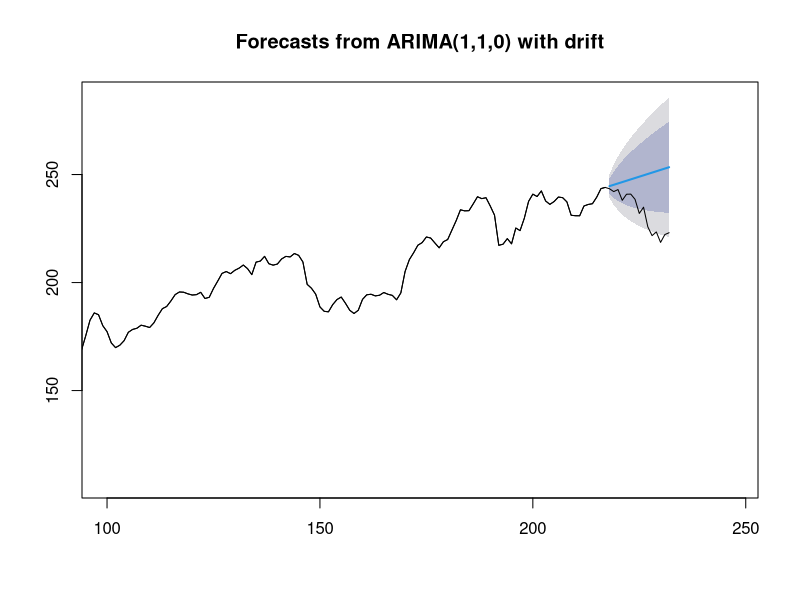
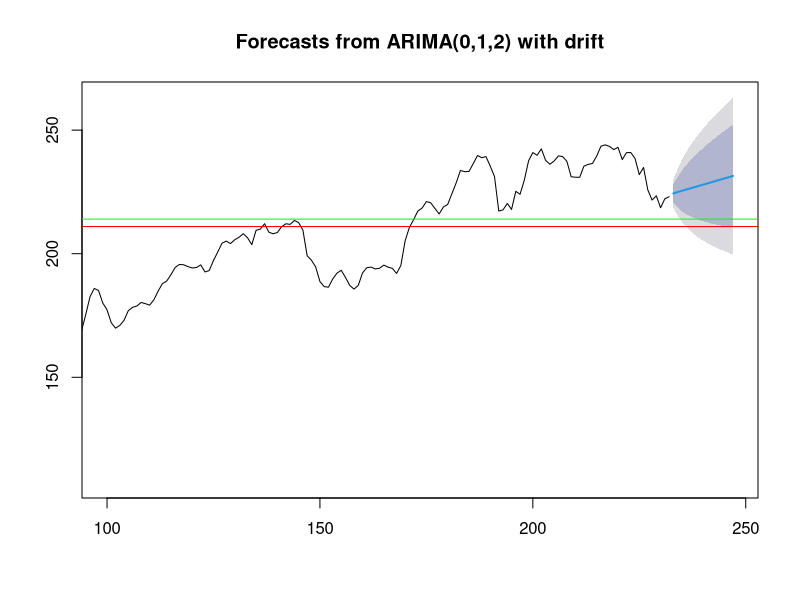

Source code (R) for these figures, in order:
# //This tool is currently under development//

# This algorithm uses ARIMA to predict time series data. The hyperparameters 
#  of ARIMA are computed by exhaustive search and thus take some time. 
# The algorithm may be employed to predict stock market data (prices etc.).
# One of my ideas is to apply this automatic ARIMA model to the representation
#  of the time series obtained from LSTM (see MyPythonScripts). By doing
#  that we eliminate the influence of stochastic processes in the market
#  on the final prediction. The advantage of using ARIMA here is that it
#  1) simple and 2) it calculates confidence bounds of the prediction to
#  assess the risk of investments. 

library('forecast')

Data <- read.csv('LSTM_Predicted.csv', header = FALSE)
D_r <- as.data.frame(Data[1:(nrow(Data)-15),])
Nsteps <- 15
Max_params <- 5
D <- NA # 1 or NA
Crit <- 'aic' # 'aic', 'bic', or 'aicc'
Crit_point_1 <- 214
Crit_point_2 <- 211

ptm <- proc.time()

Custom_arima <- function(Data, Max_params, D)
{
fit_arima <- auto.arima(Data, d = NA, D = D, max.p = Max_params, max.q = Max_params, 
                        max.P = Max_params, max.Q = Max_params, max.order = 50, 
                        max.d = Max_params, max.D = Max_params, 
                        start.p = 1,
                        start.q = 1, start.P = 1, start.Q = 1, stationary = FALSE,
                        seasonal = TRUE, ic = Crit, stepwise = FALSE,
                        trace = TRUE, approximation = FALSE,
                        truncate = NULL, xreg = NULL, test = 'kpss',
                        seasonal.test = "ocsb", allowdrift = TRUE, allowmean = TRUE,
                        lambda = NULL, biasadj = FALSE, parallel = TRUE, num.cores = 2)
return(fit_arima)
}
arima_test <- Custom_arima(D_r, Max_params, D)
arima_predict <- Custom_arima(Data, Max_params, D)

forecast_arimatest <- forecast(arima_test, h = Nsteps)
forecast_arimapredict <- forecast(arima_predict, h = Nsteps)

plot(forecast_arimatest, 
     xlim = c(100, nrow(Data)+Nsteps)) 
lines(Data)
plot(forecast_arimapredict, 
     xlim = c(100, nrow(Data)+Nsteps)) 
abline(h = Crit_point_1, col = 'green')
abline(h = Crit_point_2, col = 'red')

Lower <- as.numeric(forecast_arimapredict$lower[,2])
Upper <- as.numeric(forecast_arimapredict$upper[,2])

Crit_1_risk <- signif((sum(Crit_point_1 - Lower[Lower < Crit_point_1])/
               sum(Upper-Lower)) * 100, 4)
Crit_2_risk <- signif((sum(Crit_point_2 - Lower[Lower < Crit_point_2])/
                sum(Upper-Lower)) * 100, 4)

print(proc.time() - ptm)
print(paste0('Risk of Crit_point_1 is: ', Crit_1_risk, ' %'))
print(paste0('Risk of Crit_point_2 is: ', Crit_2_risk, ' %'))


  
